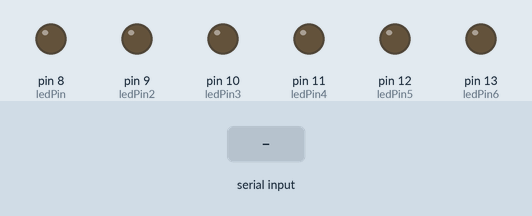
This sketch was run on a simulated Arduino Uno, built with avr-gcc and run on an emulated ATmega328P. Shown: output pins drawn as LEDs (lit = HIGH). Inputs (shaded band) come from the test bench.

Above: at 1.2 s.
1.3 s: "a" received over Serial
At 2.4 s:
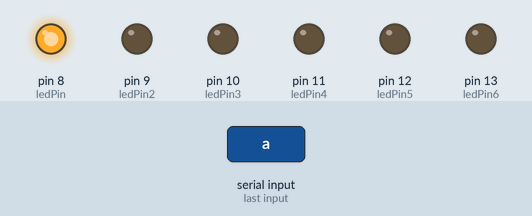
Timing chart, 0 to 4.3 s (numbered marks = the images above; inputs shaded):
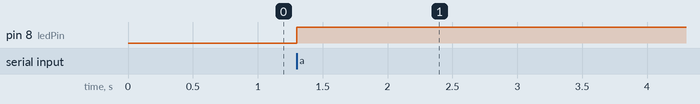

The sketch:

toggle.ino
```cpp
int ledPin=8, ledPin2=9, ledPin3=10,ledPin4=11, ledPin5=12,ledPin6=13;

boolean ledOn=false;
void setup() {
Serial.begin(9600);
pinMode(ledPin, OUTPUT);
pinMode(ledPin2, OUTPUT);
pinMode(ledPin3, OUTPUT);
pinMode(ledPin4, OUTPUT);
pinMode(ledPin5, OUTPUT);
pinMode(ledPin6, OUTPUT);


}

void loop() {
char teclado = Serial.read();
if(teclado=='a')toggleLED(ledPin);
if(teclado=='s')toggleLED(ledPin2);
if(teclado=='d')toggleLED(ledPin3);
if(teclado=='f')toggleLED(ledPin4);
if(teclado=='g')toggleLED(ledPin5);
if(teclado=='h')toggleLED(ledPin6);
}
void toggleLED(int Led){
  ledOn=!ledOn;
  digitalWrite(Led, ledOn);
}
```

Measured:
- after the input at 1.3 s, pin 8 (ledPin): LOW → HIGH at once
